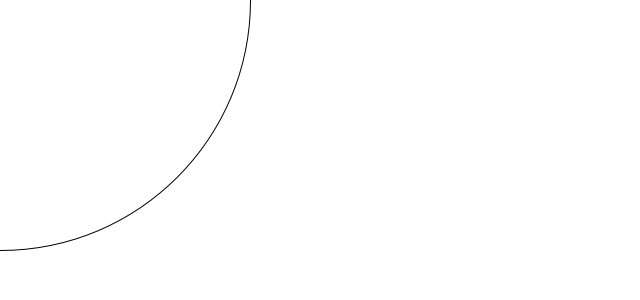
Frame 1 (no input)
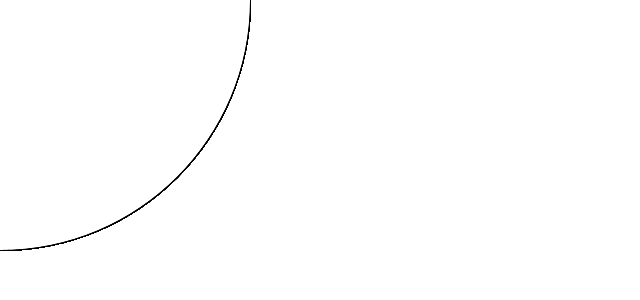
Frame 60 (the mouse pressed at the canvas centre just before this capture)
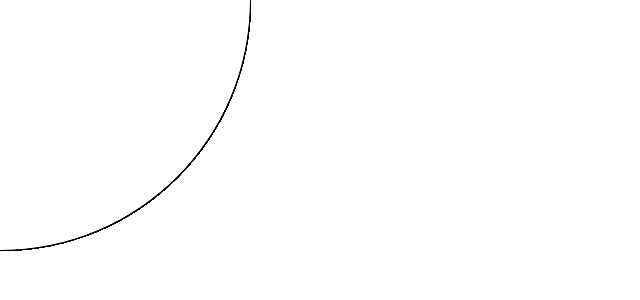
Frame 120 (the mouse held since frame 60 and released just before this capture)

The Processing sketch that drew these frames (run headless with seeded random() and noise(); from frame 60 on, the mouse is pressed at the canvas centre):

// Processing sketch: myFirstSketch
// ── myFirstSketch.pde
    
void setup() {
    size(640, 300);
    background(255,255,255);
}

void draw() {
    circle(0, 0, 500);
}
